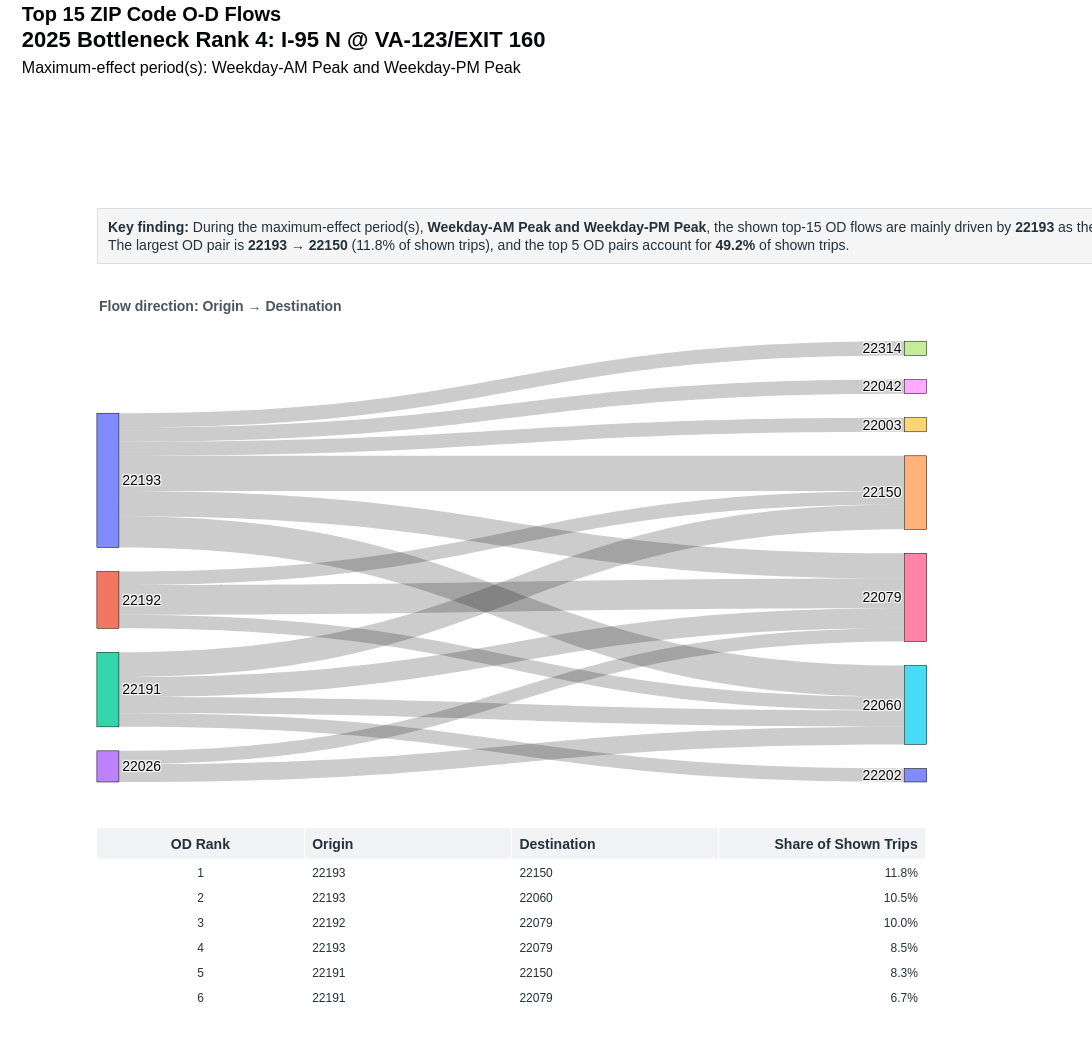

This figure's notebook cell:
### Code cell
zip_sankey

### Figure 1 — Plotly figure (JSON) as saved in the notebook; plotly's stock layout.template omitted (floating-point values rounded to 4 significant figures)
{"data": [{"arrangement": "snap", "domain": {"x": [0.04, 0.94], "y": [0.3, 0.88]}, "link": {"customdata": [[1, "22193", "22150", 0.1185], [2, "22193", "22060", 0.1054], [3, "22192", "22079", 0.0998], [4, "22193", "22079", 0.08522], [5, "22191", "22150", 0.08337], [6, "22191", "22079", 0.06706], [7, "22026", "22060", 0.05964], [8, "22191", "22060", 0.05474], [9, "22193", "22314", 0.04811], [10, "22193", "22042", 0.04798], [11, "22193", "22003", 0.04745], [12, "22191", "22202", 0.04586], [13, "22192", "22150", 0.04586], [14, "22192", "22060", 0.04573], [15, "22026", "22079", 0.04533]], "hovertemplate": "<b>OD Pair Rank %{customdata[0]}</b><br>%{customdata[1]} → %{customdata[2]}<br>Share of shown top-15 trips: %{customdata[3]:.1%}<extra></extra>", "source": [0, 0, 1, 0, 2, 2, 3, 2, 0, 0, 0, 2, 1, 1, 3], "target": [4, 5, 6, 6, 4, 6, 5, 5, 7, 8, 9, 10, 4, 5, 6], "value": [894.0, 795.0, 753.0, 643.0, 629.0, 506.0, 450.0, 413.0, 363.0, 362.0, 358.0, 346.0, 346.0, 345.0, 342.0]}, "node": {"hovertemplate": "<b>%{label}</b><extra></extra>", "label": ["22193", "22192", "22191", "22026", "22150", "22060", "22079", "22314", "22042", "22003", "22202"], "line": {"color": "black", "width": 0.5}, "pad": 24, "thickness": 22}, "type": "sankey"}, {"cells": {"align": ["center", "left", "left", "right"], "fill": {"color": "white"}, "font": {"color": "#24313A", "size": 12}, "height": 25, "values": [[1, 2, 3, 4, 5, 6, 7, 8, 9, 10, 11, 12, 13, 14, 15], ["22193", "22193", "22192", "22193", "22191", "22191", "22026", "22191", "22193", "22193", "22193", "22191", "22192", "22192", "22026"], ["22150", "22060", "22079", "22079", "22150", "22079", "22060", "22060", "22314", "22042", "22003", "22202", "22150", "22060", "22079"], ["11.8%", "10.5%", "10.0%", "8.5%", "8.3%", "6.7%", "6.0%", "5.5%", "4.8%", "4.8%", "4.7%", "4.6%", "4.6%", "4.6%", "4.5%"]]}, "domain": {"x": [0.04, 0.94], "y": [0, 0.24]}, "header": {"align": ["center", "left", "left", "right"], "fill": {"color": "#F1F3F5"}, "font": {"color": "#24313A", "size": 14}, "height": 28, "values": ["<b>OD Rank</b>", "<b>Origin</b>", "<b>Destination</b>", "<b>Share of Shown Trips</b>"]}, "type": "table"}], "layout": {"annotations": [{"align": "left", "bgcolor": "rgba(245,245,245,0.98)", "bordercolor": "#D8DEE3", "borderpad": 10, "borderwidth": 1, "font": {"color": "#24313A", "size": 14}, "showarrow": false, "text": "<b>Key finding:</b> During the maximum-effect period(s), <b>Weekday-AM Peak and Weekday-PM Peak</b>, the shown top-15 OD flows are mainly driven by <b>22193</b> as the leading origin (45.3% of shown trips) and <b>22079</b> as the leading destination (29.7%).<br>The largest OD pair is <b>22193 → 22150</b> (11.8% of shown trips), and the top 5 OD pairs account for <b>49.2%</b> of shown trips.", "x": 0.04, "xref": "paper", "y": 1.055, "yref": "paper"}, {"align": "left", "font": {"color": "#4A555C", "size": 14}, "showarrow": false, "text": "<b>Flow direction: Origin → Destination</b>", "x": 0.04, "xref": "paper", "y": 0.94, "yref": "paper"}], "font": {"color": "#050608", "family": "Arial", "size": 14}, "height": 1040, "margin": {"b": 30, "l": 60, "r": 110, "t": 250}, "paper_bgcolor": "white", "plot_bgcolor": "white", "title": {"text": "<b>Top 15 ZIP Code O-D Flows</b><br><span style='font-size:22px'><b>2025 Bottleneck Rank 4: I-95 N @ VA-123/EXIT 160</b></span><br><span style='font-size:16px'>Maximum-effect period(s): Weekday-AM Peak and Weekday-PM Peak</span>", "x": 0.02, "xanchor": "left", "y": 0.98, "yanchor": "top"}, "width": 1250}}
